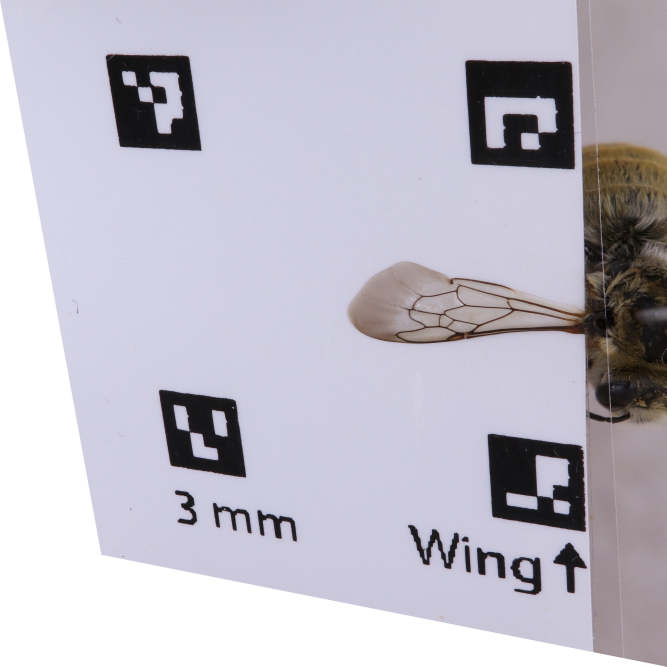
#> input picture Perspective Correction/warp_test/IMG_1074.jpeg, 2000 x 2000 px, given in place of example.jpg, which was not available (shown at 1/3 size)
$ jupyter execute ruler_length_detection.ipynb   (older library calls are emulated)
#> lines starting #> are read from the running program, lines starting #| are printed output that depends on the picture; after the words box and inside, x2 and y2 are one past the last pixel; in counts of white or black regions, pixels touching at a corner belong together; long printed decimals are rounded; pictures that were not available may be replaced by others from this repository, and a replacement may not be noted
[cell 1]
# import the necessary packages
from scipy.spatial import distance as dist
from imutils import perspective
from imutils import contours
import numpy as np
import argparse
import imutils
import cv2
import os
import matplotlib.pyplot as plt

[cell 2]
# read in test image
image_path = "/Users/dannahgolich/Desktop/example/example.jpg"
image = cv2.imread(image_path)
#> image is the input picture: shape (2000, 2000, 3); mean B, G, R 198.3, 187, 190.2
plt.imshow(image[:,:,::-1])

#image = cv2.pyrDown(image)

[cell 3]
# thresholding options
img = cv2.imread(image_path, cv2.IMREAD_GRAYSCALE)
#> img: shape (2000, 2000); min 4, max 255, mean 189.1
ret,thresh1 = cv2.threshold(img,127,255,cv2.THRESH_BINARY)
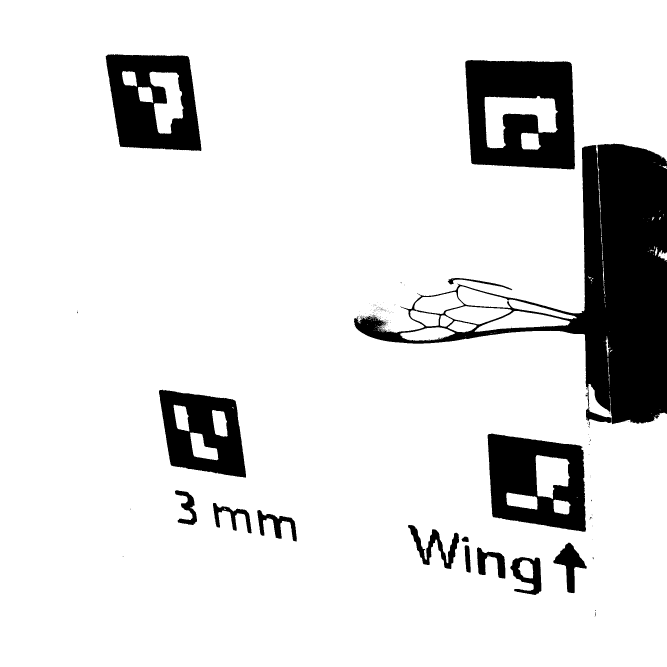
#> thresh1: shape (2000, 2000) (shown at 1/3 size); 87.8% white; 207 black regions (190 under 20 px), largest, box (x1, y1, x2, y2) and area: (1062, 431, 2000, 1273) 218502, (1396, 180, 1725, 508) 78587, (1463, 1301, 1758, 1595) 56541
ret,thresh2 = cv2.threshold(img,127,255,cv2.THRESH_BINARY_INV)
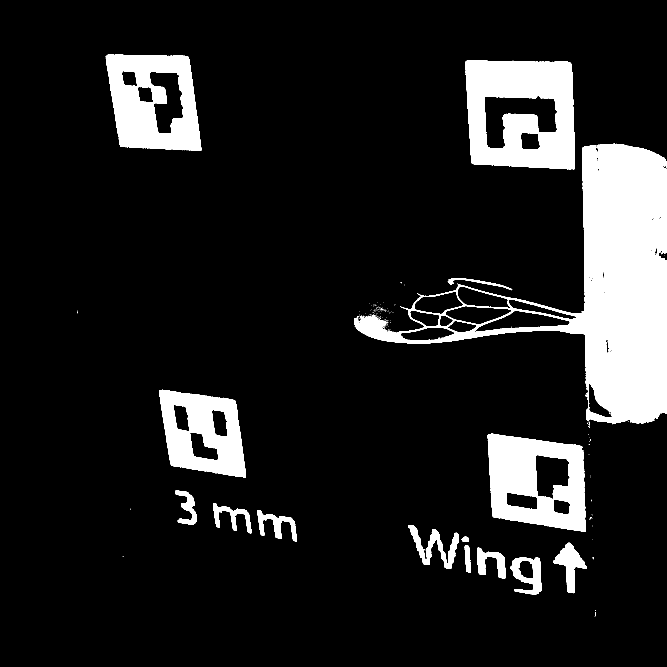
#> thresh2: shape (2000, 2000) (shown at 1/3 size); 12.2% white; 207 white regions (190 under 20 px), largest, box (x1, y1, x2, y2) and area: (1062, 431, 2000, 1273) 218502, (1396, 180, 1725, 508) 78587, (1463, 1301, 1758, 1595) 56541
ret,thresh3 = cv2.threshold(img,127,255,cv2.THRESH_TRUNC)
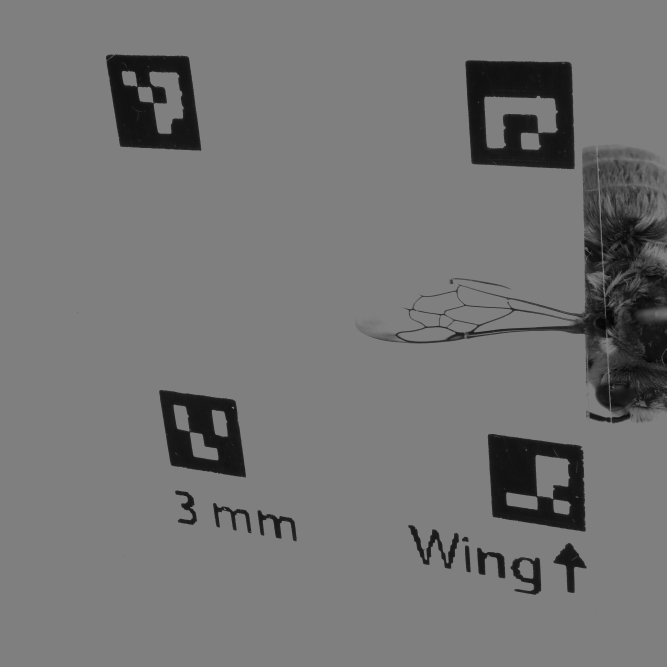
#> thresh3: shape (2000, 2000) (shown at 1/3 size); min 4, max 127, mean 116.8
ret,thresh4 = cv2.threshold(img,127,255,cv2.THRESH_TOZERO)
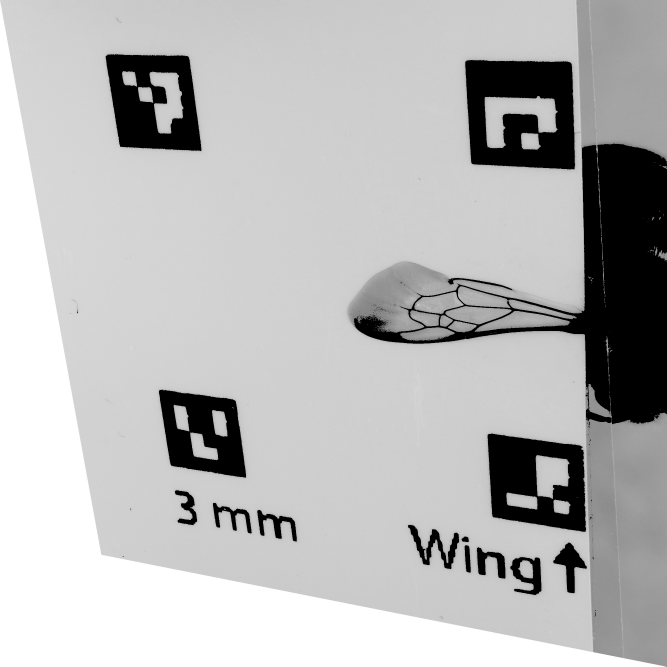
#> thresh4: shape (2000, 2000) (shown at 1/3 size); min 0, max 255, mean 183.9
ret,thresh5 = cv2.threshold(img,127,255,cv2.THRESH_TOZERO_INV)
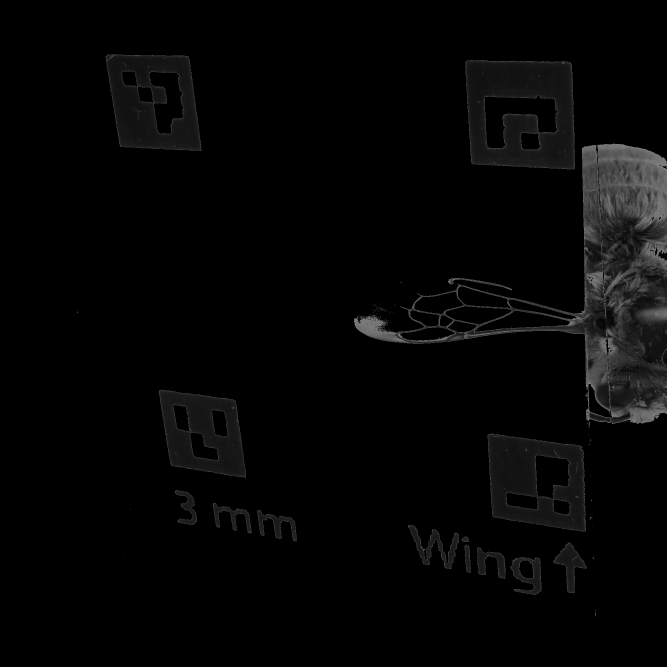
#> thresh5: shape (2000, 2000) (shown at 1/3 size); min 0, max 127, mean 5.2
adapt_thresh = cv2.adaptiveThreshold(img,255,cv2.ADAPTIVE_THRESH_GAUSSIAN_C,\
            cv2.THRESH_BINARY,11,2)
#> adapt_thresh: shape (2000, 2000); 93.5% white; 37023 black regions (36308 under 20 px), largest, box (x1, y1, x2, y2) and area: (0, 0, 2000, 2000) 40805, (1396, 180, 1725, 508) 7114, (1463, 1301, 1758, 1595) 6080
titles = ['BINARY','BINARY_INV','TRUNC','TOZERO','TOZERO_INV',"ADAPTIVE"]
images = [thresh1, thresh2, thresh3, thresh4, thresh5, adapt_thresh]
for i in range(6):
    plt.subplot(2,3,i+1),plt.imshow(images[i],'gray',vmin=0,vmax=255)
    plt.title(titles[i])
    plt.xticks([]),plt.yticks([])
plt.show()

[cell 4]
# try to identify ruler with adaptive threshold image
# blur multiple times
adapt_thresh = cv2.GaussianBlur(adapt_thresh, (7, 7), 0)
adapt_thresh = cv2.GaussianBlur(adapt_thresh, (7, 7), 0)
adapt_thresh = cv2.GaussianBlur(adapt_thresh, (7, 7), 0)
adapt_thresh = cv2.GaussianBlur(adapt_thresh, (7, 7), 0)
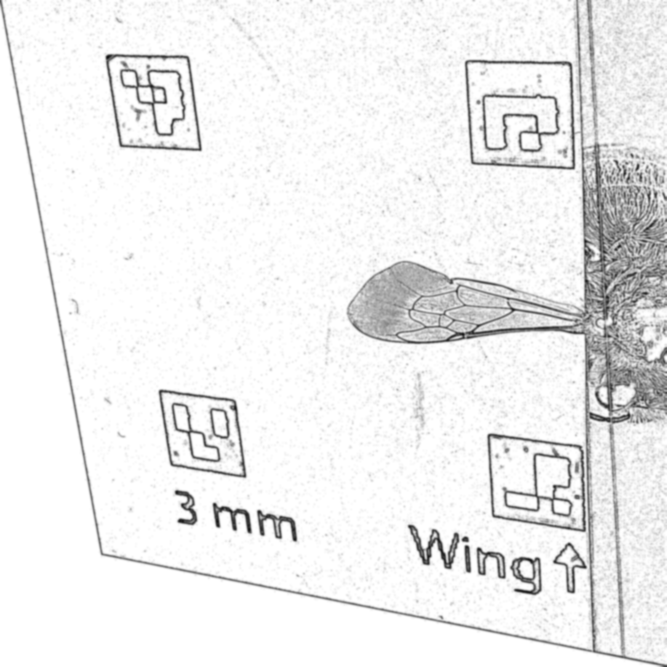
#> adapt_thresh: shape (2000, 2000) (shown at 1/3 size); min 15, max 255, mean 238.3
adapt_thresh = cv2.GaussianBlur(adapt_thresh, (7, 7), 0)
# binary inverted
ret, adapt_thresh_binary = cv2.threshold(adapt_thresh, 210, 255, cv2.THRESH_BINARY_INV)
#> adapt_thresh_binary: shape (2000, 2000); 12.3% white; 180 white regions (80 under 20 px)
# blur again
adapt_thresh_binary = cv2.GaussianBlur(adapt_thresh_binary, (5, 5), 0)
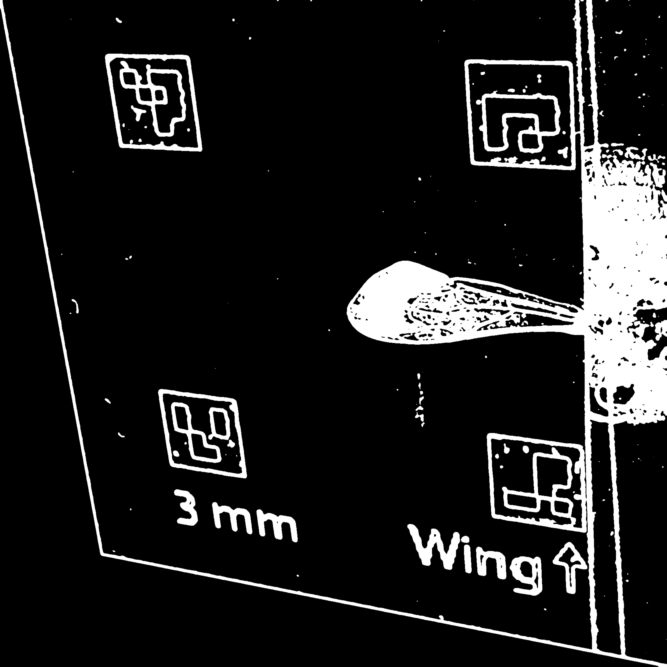
#> adapt_thresh_binary: shape (2000, 2000) (shown at 1/3 size); min 0, max 255, mean 31.3
plt.imshow(adapt_thresh_binary)

[cell 5]
# need two largest contours
cnts = cv2.findContours(adapt_thresh_binary.copy(), cv2.RETR_EXTERNAL,
	cv2.CHAIN_APPROX_SIMPLE)
#> cnts = 113 contours, 6 with area under 20; largest, box (x1, y1, x2, y2) and area: (0, 0, 2000, 2000) 635626, (313, 159, 609, 457) 74132, (472, 1165, 743, 1437) 56153, (1220, 1570, 1410, 1712) 11140, (1527, 1667, 1629, 1789) 9360
cnts = imutils.grab_contours(cnts)
max_contour = cv2.contourArea(max(cnts, key=cv2.contourArea))
#> max_contour = 635626.5
print(f'max contour: {max_contour}')
#| max contour: 635626.5
print(f'min contour: {cv2.contourArea(min(cnts, key=cv2.contourArea))}')
#| min contour: 10.0
print(f'length of contours: {len(cnts)}\n')
#| length of contours: 113
cnts = sorted(cnts, key=cv2.contourArea, reverse=True)
cnts = cnts[:2] # only want two largest
#> cnts = 2 contours; box (x1, y1, x2, y2) and area: (0, 0, 2000, 2000) 635626, (313, 159, 609, 457) 74132
area_list = []
pixels_per_cm = None # should be number of pixels for ruler cnt / 2
for c in cnts:
    area = cv2.contourArea(c)
    area_list += [area]
    extLeft = tuple(c[c[:, :, 0].argmin()][0])
    extRight = tuple(c[c[:, :, 0].argmax()][0])
    orig = image.copy()
    # compute the rotated bounding box of the contour
    box = cv2.minAreaRect(c)
    box = cv2.cv.BoxPoints(box) if imutils.is_cv2() else cv2.boxPoints(box)
    box = np.array(box, dtype="int")
    # order the points in the contour such that they appear
    # in top-left, top-right, bottom-right, and bottom-left
    # order, then draw the outline of the rotated bounding
    # box
    cv2.drawContours(orig, [box.astype("int")], -1, (0, 255, 0), 2)
    length = extRight[0] - extLeft[0]
    if pixels_per_cm is None:
        pixels_per_cm = length / 2
        print(f"Ruler object pixel length: {length}")
        type = 'ruler'
    else:
        print(f"wing pixel length: {length}")
        type = 'wing'
    print(f"length in cm: {length / pixels_per_cm}")
    cv2.imwrite(f'object_with_contours_{type}.jpg', orig)
#> this loop made 2 passes
#> (area, area_list, extLeft, extRight, box, length, type) on pass 2: (74131.5, [635626.5, 74131.5], (313, 167), (608, 451), [[354, 489], [310, 160], [566, 126], [610, 455]], 295, 'wing')
#> (area, area_list, box, length, pixels_per_cm, type) on pass 1: (635626.5, [635626.5], [[1999, 1999], [0, 1999], [0, 0], [1999, 0]], 1999, 999.5, 'ruler')
#| Ruler object pixel length: 1999
#| length in cm: 2.0
#| wing pixel length: 295
#| length in cm: 0.2951
#> pass 1, `cv2.imwrite(f'object_with_contours_{type}.jpg', orig)`:
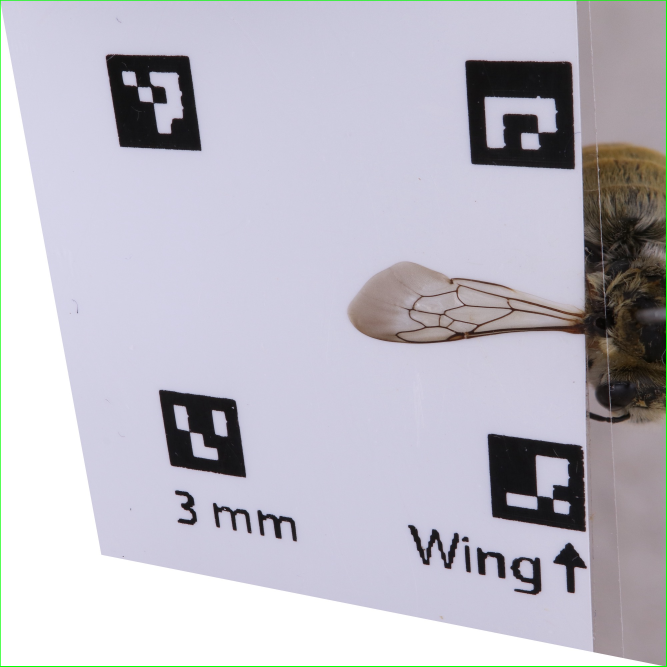
#> saved as object_with_contours_ruler.jpg: shape (2000, 2000, 3) (shown at 1/3 size); mean B, G, R 197.4, 187.2, 189.3
#> pass 2, `cv2.imwrite(f'object_with_contours_{type}.jpg', orig)`:
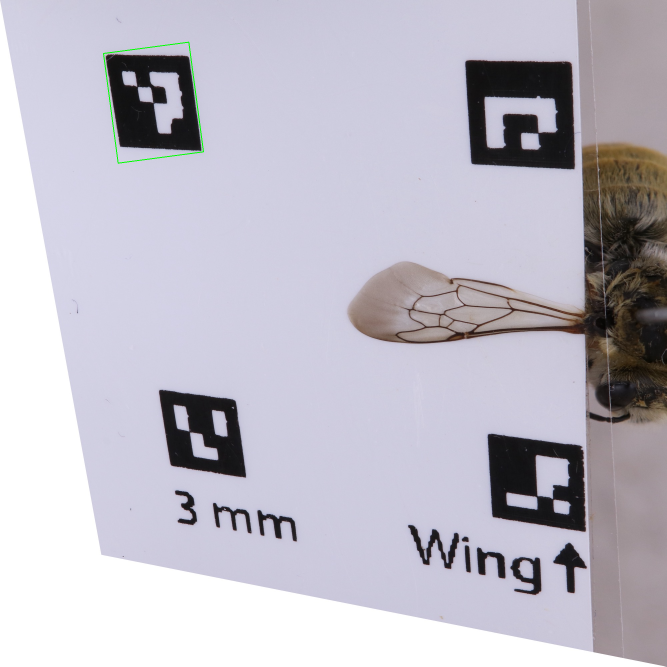
#> saved as object_with_contours_wing.jpg: shape (2000, 2000, 3) (shown at 1/3 size); mean B, G, R 198.1, 187.1, 190
#> after the loop, pixels_per_cm = 999.5
print(area_list)
#| [635626.5, 74131.5]

[cell 6]
image_path = "/Users/dannahgolich/Desktop/object_with_contours_wing.jpg"
image = cv2.imread(image_path)
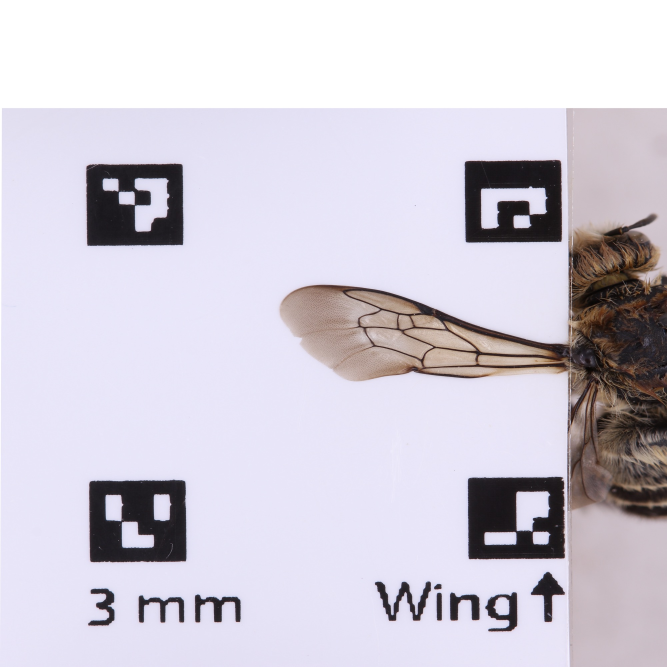
#> input picture Perspective Correction/warp_test/UCSB-IZC00038796_L.jpeg, 2000 x 2000 px, given in place of object_with_contours_wing.jpg, which was not available (shown at 1/3 size)
#> image is the input picture: shape (2000, 2000, 3); mean B, G, R 215.1, 203.8, 208.6
plt.imshow(image[:,:,::-1])
